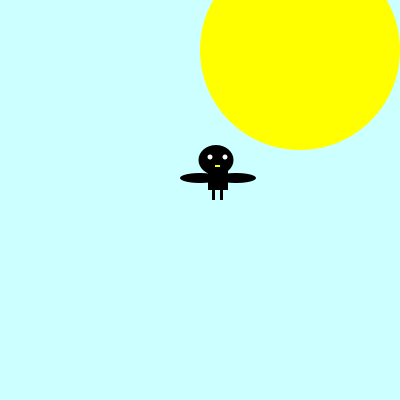
Frame 1 (no input)
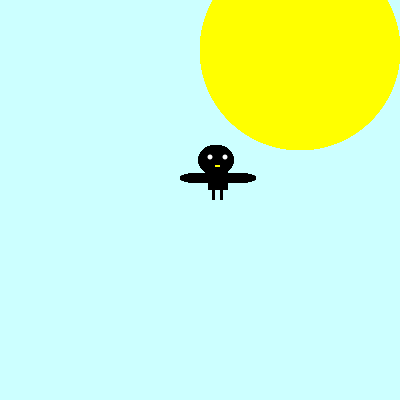
Frame 60 (the mouse pressed at the canvas centre just before this capture)
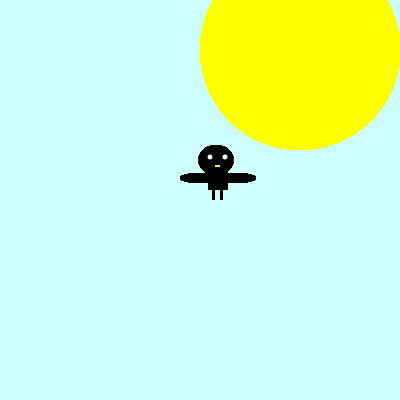
Frame 120 (the mouse held since frame 60 and released just before this capture)

The Processing sketch that drew these frames (run headless with seeded random() and noise(); from frame 60 on, the mouse is pressed at the canvas centre):

// Processing sketch: processing_70211
// ── processing_70211.pde

int sun;
int cloudHeight;
int cloudWidth;
int cloudHeight2;
int cloudWidth2;

void setup (){
  
  size (400, 400);
  background (#CCFFFF);
  smooth ();

  sun = 200; 
  cloudHeight = 50;
  cloudWidth = 50;
  cloudHeight2 = 75;
  cloudWidth2 = 80;
}

void draw (){
  
  noStroke();
  
  //sun
  fill (#FFFF00);
  ellipse (300, 50, sun, sun);
  
  //bird
  fill (#000000);
  ellipse (216, 160, 35, 30);
  rect (208, 160, 20, 30);
  ellipse (200, 178, 40, 10);
  ellipse (236, 178, 40, 10);
  rect (212, 190, 3, 10);
  rect (220, 190, 3, 10);
  fill (#FFFFFF);
  ellipse (210, 157, 5, 5);
  ellipse (225, 157, 5, 5);
  fill (#FFFF00);
  rect (215, 165, 5, 2);
  

}

  /* clouds */ //when mouse is clicked, clouds appear
  void mousePressed() {
    fill (#FFFFFF);
    ellipse (mouseX, mouseY, cloudWidth, cloudHeight); 
    ellipse (mouseX+20, mouseY+20, cloudWidth, cloudHeight);
    ellipse (mouseX-30, mouseY-30, cloudWidth, cloudHeight);
    ellipse (mouseX+20, mouseY, cloudWidth, cloudHeight);
    ellipse (mouseX-10, mouseY+15, cloudWidth, cloudHeight);
    ellipse (mouseX-15, mouseY, cloudWidth, cloudHeight);
    ellipse (mouseX+40, mouseY+30, cloudWidth, cloudHeight);
    ellipse (mouseX-35, mouseY-5, cloudWidth, cloudHeight);
    ellipse (mouseX-10, mouseY-20, cloudWidth, cloudHeight);
    ellipse (mouseX+35, mouseY, cloudWidth2, cloudHeight2);
}
